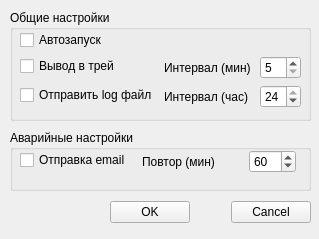
<?xml version="1.0" encoding="UTF-8"?>
<ui version="4.0">
 <class>SettingsProgram</class>
 <widget class="QWidget" name="SettingsProgram">
  <property name="geometry">
   <rect>
    <x>0</x>
    <y>0</y>
    <width>319</width>
    <height>239</height>
   </rect>
  </property>
  <property name="windowTitle">
   <string>Form</string>
  </property>
  <widget class="QWidget" name="layoutWidget">
   <property name="geometry">
    <rect>
     <x>110</x>
     <y>200</y>
     <width>201</width>
     <height>25</height>
    </rect>
   </property>
   <layout class="QHBoxLayout" name="horizontalLayout_2">
    <item>
     <widget class="QPushButton" name="pushButtonOk">
      <property name="text">
       <string>OK</string>
      </property>
     </widget>
    </item>
    <item>
     <spacer name="horizontalSpacer">
      <property name="orientation">
       <enum>Qt::Horizontal</enum>
      </property>
      <property name="sizeHint" stdset="0">
       <size>
        <width>40</width>
        <height>20</height>
       </size>
      </property>
     </spacer>
    </item>
    <item>
     <widget class="QPushButton" name="pushButtonCancel">
      <property name="text">
       <string>Cancel</string>
      </property>
     </widget>
    </item>
   </layout>
  </widget>
  <widget class="QGroupBox" name="groupBox_2">
   <property name="geometry">
    <rect>
     <x>10</x>
     <y>130</y>
     <width>301</width>
     <height>61</height>
    </rect>
   </property>
   <property name="title">
    <string>Аварийные настройки</string>
   </property>
   <widget class="QWidget" name="formLayoutWidget_3">
    <property name="geometry">
     <rect>
      <x>10</x>
      <y>20</y>
      <width>281</width>
      <height>31</height>
     </rect>
    </property>
    <layout class="QFormLayout" name="formLayout_3">
     <item row="0" column="0">
      <widget class="QCheckBox" name="checkBoxAlarmEmailEnable">
       <property name="toolTip">
        <string>При аварии</string>
       </property>
       <property name="text">
        <string>Отправка email</string>
       </property>
      </widget>
     </item>
     <item row="0" column="1">
      <layout class="QHBoxLayout" name="horizontalLayout_4" stretch="2,2,2">
       <property name="sizeConstraint">
        <enum>QLayout::SetFixedSize</enum>
       </property>
       <property name="leftMargin">
        <number>5</number>
       </property>
       <property name="rightMargin">
        <number>5</number>
       </property>
       <item>
        <widget class="QLabel" name="label_7">
         <property name="text">
          <string>Повтор (мин)</string>
         </property>
        </widget>
       </item>
       <item>
        <spacer name="horizontalSpacer_2">
         <property name="orientation">
          <enum>Qt::Horizontal</enum>
         </property>
         <property name="sizeHint" stdset="0">
          <size>
           <width>40</width>
           <height>20</height>
          </size>
         </property>
        </spacer>
       </item>
       <item>
        <widget class="QSpinBox" name="spinBoxAlarmEmailTimeout">
         <property name="minimum">
          <number>10</number>
         </property>
         <property name="maximum">
          <number>180</number>
         </property>
         <property name="singleStep">
          <number>10</number>
         </property>
         <property name="value">
          <number>60</number>
         </property>
        </widget>
       </item>
      </layout>
     </item>
    </layout>
   </widget>
  </widget>
  <widget class="QGroupBox" name="groupBox">
   <property name="geometry">
    <rect>
     <x>10</x>
     <y>10</y>
     <width>301</width>
     <height>111</height>
    </rect>
   </property>
   <property name="title">
    <string>Общие настройки</string>
   </property>
   <widget class="QWidget" name="formLayoutWidget">
    <property name="geometry">
     <rect>
      <x>10</x>
      <y>20</y>
      <width>281</width>
      <height>81</height>
     </rect>
    </property>
    <layout class="QFormLayout" name="formLayout">
     <property name="fieldGrowthPolicy">
      <enum>QFormLayout::AllNonFixedFieldsGrow</enum>
     </property>
     <item row="0" column="0">
      <widget class="QCheckBox" name="checkBoxAutoLoad">
       <property name="text">
        <string>Автозапуск</string>
       </property>
      </widget>
     </item>
     <item row="2" column="0">
      <widget class="QCheckBox" name="checkBoxJournalEmailEnable">
       <property name="text">
        <string>Отправить log файл</string>
       </property>
      </widget>
     </item>
     <item row="2" column="1">
      <layout class="QHBoxLayout" name="horizontalLayout_3">
       <item>
        <widget class="QLabel" name="label_6">
         <property name="text">
          <string>Интервал (час)</string>
         </property>
        </widget>
       </item>
       <item>
        <spacer name="horizontalSpacer_4">
         <property name="orientation">
          <enum>Qt::Horizontal</enum>
         </property>
         <property name="sizeHint" stdset="0">
          <size>
           <width>40</width>
           <height>20</height>
          </size>
         </property>
        </spacer>
       </item>
       <item>
        <widget class="QSpinBox" name="spinBoxJournalEmailTimeout">
         <property name="minimum">
          <number>1</number>
         </property>
         <property name="maximum">
          <number>24</number>
         </property>
         <property name="singleStep">
          <number>1</number>
         </property>
         <property name="value">
          <number>24</number>
         </property>
        </widget>
       </item>
      </layout>
     </item>
     <item row="1" column="0">
      <widget class="QCheckBox" name="checkBoxTrayEnable">
       <property name="text">
        <string>Вывод в трей</string>
       </property>
      </widget>
     </item>
     <item row="1" column="1">
      <layout class="QHBoxLayout" name="horizontalLayout">
       <item>
        <widget class="QLabel" name="label_4">
         <property name="text">
          <string>Интервал (мин)</string>
         </property>
        </widget>
       </item>
       <item>
        <spacer name="horizontalSpacer_3">
         <property name="orientation">
          <enum>Qt::Horizontal</enum>
         </property>
         <property name="sizeHint" stdset="0">
          <size>
           <width>40</width>
           <height>20</height>
          </size>
         </property>
        </spacer>
       </item>
       <item>
        <widget class="QSpinBox" name="spinBoxTrayTimeout">
         <property name="minimum">
          <number>5</number>
         </property>
         <property name="maximum">
          <number>60</number>
         </property>
         <property name="singleStep">
          <number>5</number>
         </property>
         <property name="value">
          <number>5</number>
         </property>
        </widget>
       </item>
      </layout>
     </item>
    </layout>
   </widget>
  </widget>
 </widget>
 <resources/>
 <connections/>
</ui>
